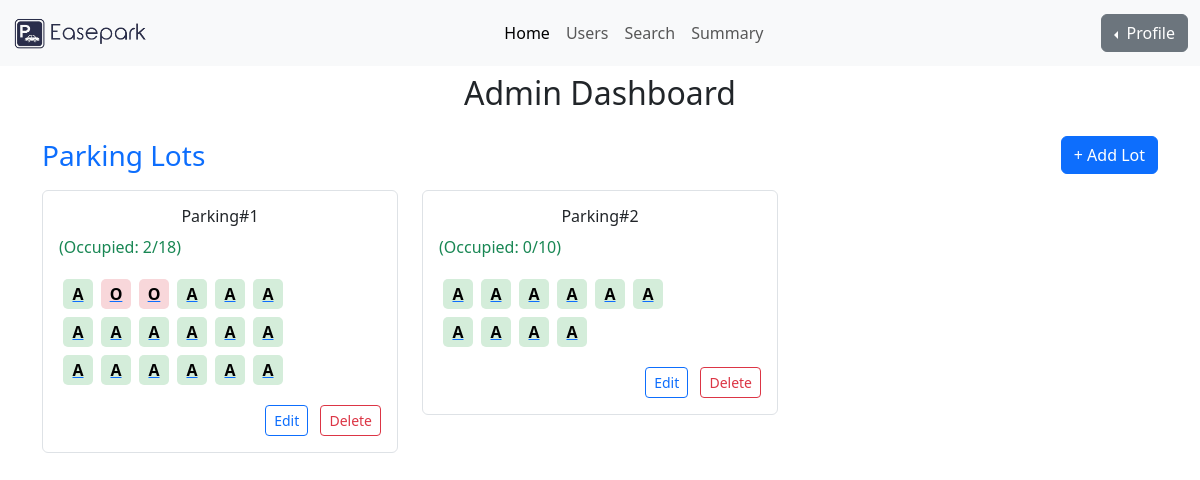
Screenshot of /dashboard/admin (signed in) with the database file from the repository.
### models/user_model.py (models this page shows)
class ParkingLot(UserMixin, db.Model):
    id = db.Column(db.Integer, primary_key=True)
    parking_name = db.Column(db.String(150), nullable=False)
    price = db.Column(db.Float, nullable=False)
    address = db.Column(db.String(255), nullable=False)
    pin_code = db.Column(db.String(10), nullable=False)
    max_spots = db.Column(db.Integer, nullable=False)
    is_active = db.Column(db.Boolean, default=True)
    spots = db.relationship('ParkingSpot', backref='lot',cascade="all, delete", lazy=True)

class ParkingSpot(UserMixin, db.Model):
    id = db.Column(db.Integer, primary_key=True)
    lot_id = db.Column(db.Integer, db.ForeignKey('parking_lot.id'), nullable=False)
    spot_number = db.Column(db.String(10), nullable=True) # spot number that can be given to human for finding the spot
    status = db.Column(db.String(1), default='A') # A can be considered as 'Available' at first.
    is_active = db.Column(db.Boolean, default=True) # this show wether the spot is accessible or disabled by the admin
    reservations = db.relationship('Reservation', backref='spot', lazy=True)

### controllers/admin_routes.py (the view)
@admin_blueprint.route('/admin')
@login_required
def dashboard():
    if current_user.role != 'admin':
        return "Unauthorised"
    else :
        lots= ParkingLot.query.filter_by(is_active=True).all()
        return render_template('admin_dashboard.html',Parking_lots=lots)

### app.py (called while the page is built, shortened)
@login_manager.user_loader
def load_user(user_id):
    return db.session.get(Users, int(user_id))

@app.before_request
def create_admin_user():
    admin = Users.query.filter_by(username='admin').first()

### templates/admin_dashboard.html (shortened to what this page needs)
<!doctype html>
<html lang="en">
<head>
  <link href="https://cdn.jsdelivr.net/npm/bootstrap@5.3.6/dist/css/bootstrap.min.css" rel="stylesheet"
>
</head>
<body>
  <nav class="navbar navbar-expand-lg bg-body-tertiary" id="navbar">
    <div class="container-fluid">
      <a class="navbar-brand" href="{{ url_for('admin.dashboard') }}">
        <img src="{{ url_for('static', filename='images/logo.png') }}" alt="Easepark Logo"
          style="height: 40px; width: auto;">
      </a>
      <div class="collapse navbar-collapse" id="navbarSupportedContent">
        <ul class="navbar-nav mx-auto mb-2 mb-lg-0">
          <li class="nav-item">
            <a class="nav-link active" aria-current="page" href="{{ url_for('admin.dashboard') }}">Home</a>
          </li>
          <li class="nav-item">
            <a class="nav-link" href="{{ url_for('admin.view_users') }}">Users</a>
          </li>
          <li class="nav-item">
            <a class="nav-link" href="{{ url_for('admin.admin_search') }}">Search</a>
          </li>
          <li class="nav-item">
            <a class="nav-link" href="{{ url_for('admin.admin_summary') }}">Summary</a>
          </li>
        </ul>
        <div class="btn-group dropstart">
          <button type="button" class="btn btn-secondary dropdown-toggle" data-bs-toggle="dropdown"
            aria-expanded="false">
            Profile
          </button>
        </div>
      </div>
    </div>
  </nav>
  <h2 class="text-center mt-2">Admin Dashboard</h2>
  <div class="container mt-4">
    <div class="d-flex justify-content-between align-items-center mb-3">
      <h3 class="text-primary mb-0">Parking Lots</h3>
      <a href="{{ url_for('admin.add_lot') }}" class="btn btn-primary">+ Add Lot</a>
    </div>
    <div class="row ">
      {% for lot in Parking_lots%}
      <div class="col-md-4 mb-4">
        <div class="border rounded p-3">
          <h6 class="text-center">Parking#{{ loop.index }}</h6>
          <p class="mt-2 text-success">
            (Occupied: {{ lot.spots | selectattr('status', 'ne', 'A') | list | length }}/{{ lot.max_spots }})
          </p>
          <div class="d-flex flex-wrap spot-cont" style="max-width: 250px;">
            {% for spot in lot.spots %}
            <a href="{{url_for('admin.view_spot',spot_id=spot.id)}}">
              <div class="m-1 spot-box {% if spot.status == 'A' %}spot-available{% else %}spot-occupied{% endif %}">
                {{ spot.status }}
              </div>
            </a>
            {%endfor%}
          </div>
          <div class="mt-3 text-end">
            <a href="{{ url_for('admin.edit_lot', lot_id=lot.id) }}"
              class="btn btn-sm btn-outline-primary me-2">Edit</a>
            <a href="{{ url_for('admin.delete_lot', lot_id=lot.id) }}" class="btn btn-sm btn-outline-danger"
              onclick="return confirm('Are you sure you want to delete this parking lot? This will remove all its spots too.');">
              Delete
            </a>
          </div>
        </div>
      </div>
      {%endfor%}
    </div>
  </div>
</body>
</html>

### templates/admin_dashboard.html (style rules this page uses)
.spot-box { width: 30px; height: 30px; border-radius: 5px; font-weight: bold; text-align: center; line-height: 30px; color: #000; }
.spot-available { background-color: #d4edda; }
.spot-occupied { background-color: #f8d7da; }
.spot-cont { max-width: 250px; }

### rows the page displays
ParkingLot: spots|selectattr "2", max_spots "18"
ParkingSpot: status "A"
ParkingSpot: status "O"
ParkingSpot: status "O"
ParkingSpot: status "A"
ParkingSpot: status "A"
ParkingSpot: status "A"
ParkingSpot: status "A"
ParkingSpot: status "A"
ParkingSpot: status "A"
ParkingSpot: status "A"
ParkingSpot: status "A"
ParkingSpot: status "A"
ParkingSpot: status "A"
ParkingSpot: status "A"
ParkingSpot: status "A"
ParkingSpot: status "A"
ParkingSpot: status "A"
ParkingSpot: status "A"
ParkingLot: spots|selectattr "0", max_spots "10"
ParkingSpot: status "A"
ParkingSpot: status "A"
ParkingSpot: status "A"
ParkingSpot: status "A"
ParkingSpot: status "A"
ParkingSpot: status "A"
ParkingSpot: status "A"
ParkingSpot: status "A"
ParkingSpot: status "A"
ParkingSpot: status "A"
